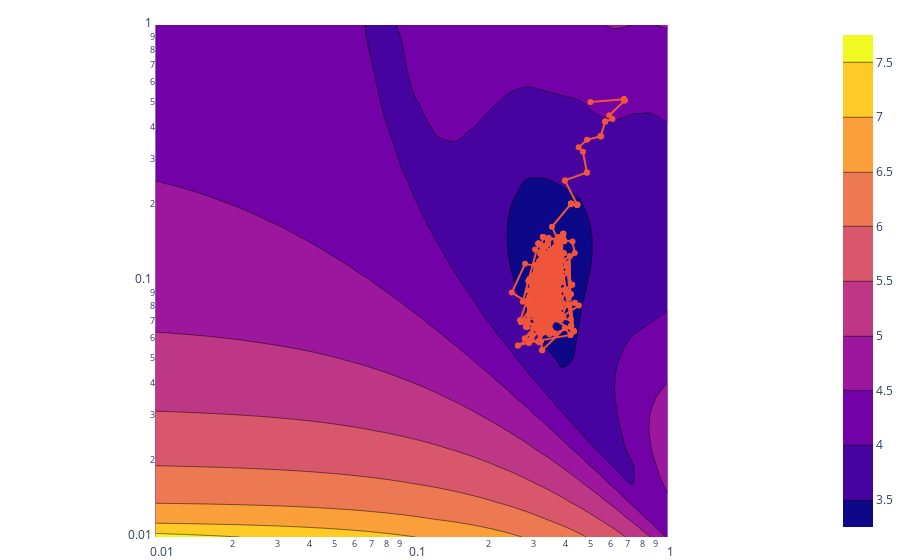

The notebook cell this image was saved under:
### Code cell
np.random.seed(0)
g = InferSIR()
g.fit_beta_gamma_mcmc(city, sample, Bin, var=[[0.01, 0],[0, 0.001]])
print(g)

### Figure 1 — Plotly figure (JSON) as saved in the notebook; plotly's stock layout.template omitted (floating-point values rounded to 4 significant figures; data arrays with more than 128 entries replaced by an {"elided": "..."} marker saying what was removed)
{"data": [{"type": "contour", "x": [0.01, 0.01172, 0.01374, 0.0161, 0.01887, 0.02212, 0.02593, 0.03039, 0.03562, 0.04175, 0.04894, 0.05736, 0.06723, 0.0788, 0.09237, 0.1083, 0.1269, 0.1487, 0.1743, 0.2043, 0.2395, 0.2807, 0.329, 0.3857, 0.452, 0.5298, 0.621, 0.7279, 0.8532, 1], "y": [0.01, 0.01172, 0.01374, 0.0161, 0.01887, 0.02212, 0.02593, 0.03039, 0.03562, 0.04175, 0.04894, 0.05736, 0.06723, 0.0788, 0.09237, 0.1083, 0.1269, 0.1487, 0.1743, 0.2043, 0.2395, 0.2807, 0.329, 0.3857, 0.452, 0.5298, 0.621, 0.7279, 0.8532, 1], "z": {"elided": "30x30 float values"}}, {"mode": "markers+lines", "type": "scatter", "x": {"elided": "1001 float values"}, "y": {"elided": "1001 float values"}}], "layout": {"margin": {"b": 0, "l": 0, "r": 0, "t": 25}, "xaxis": {"constrain": "domain", "range": [-2, 0], "scaleanchor": "y", "scaleratio": 1, "type": "log"}, "yaxis": {"type": "log"}}}
